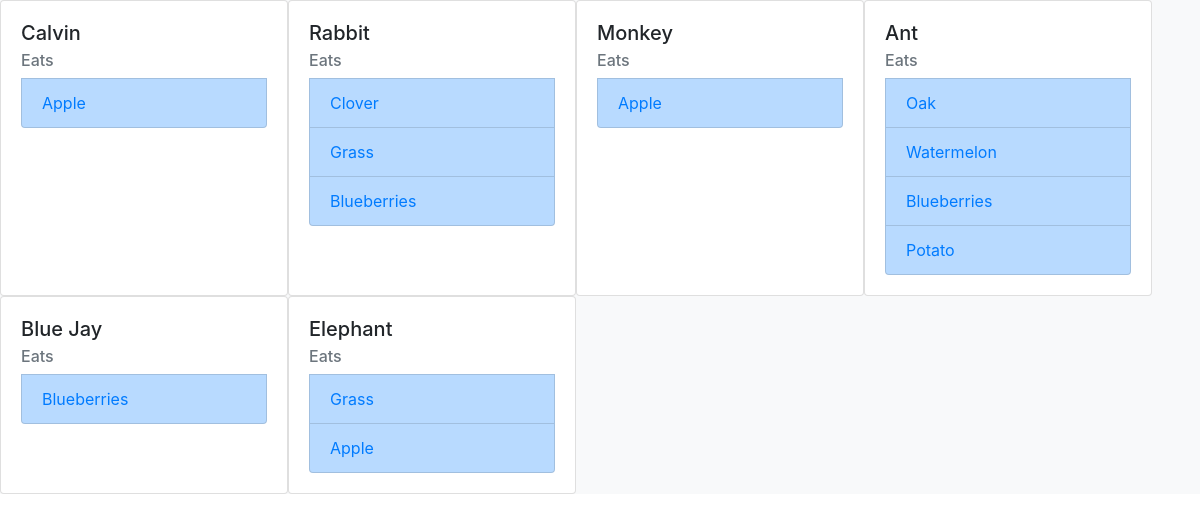
Screenshot of /consumePlant/ with the database file from the repository.
### natureBaseGUI/models.py (models this page shows)
class Animal(models.Model):
    animalId = models.AutoField(primary_key=True)
    diet =  models.CharField(max_length=255)
    name =  models.CharField(max_length=255)
    description =  models.CharField(max_length=255)
    animalType  =  models.CharField(max_length=255)
    def __str__(self):
        return  self.name

class ConsumePlant(models.Model):
    Animal = models.ForeignKey(Animal, on_delete=models.CASCADE)
    Plant = models.ForeignKey(Plant, on_delete=models.CASCADE)
    def __str__(self):
        return str(self.Animal) + " -> " + str(self.Plant)

class Plant(models.Model):
    plantId = models.AutoField(primary_key=True)
    name =  models.CharField(max_length=255)
    scientificName =  models.CharField(max_length=255)
    averageHeight = models.IntegerField()#size 8
    plantDescription =  models.CharField(max_length=255)
    fruitBearing = models.IntegerField()# size 1
    lightRequirement =  models.CharField(max_length=255)
    waterRequirement = models.CharField(max_length=255)
    leafType = models.CharField(max_length=255)
    plantType = models.CharField(max_length=255)
    def __str__(self):
        return self.name

### natureBaseGUI/views.py (the view)
# urls.py: path('consumePlant/',views.showConsumePlant,name='consumePlant'),
def showConsumePlant(request):
    consumers = ConsumePlant.objects.all().values("Animal").distinct()
    displayInfo = []
    for con in consumers:
        consumed = ConsumePlant.objects.filter(Animal=con["Animal"])
        displayInfo.append( (Animal.objects.filter(pk=con["Animal"]).first(),consumed) )
        print("display info")
        print( displayInfo)
    context = {
        'display': displayInfo,
    }
    return render(request, 'consumedPl.html', context)

### natureBaseGUI/templates/consumedPl.html (shortened to what this page needs)
<!DOCTYPE html>
<html lang="en">
<head>
<link rel="stylesheet" href="https://stackpath.bootstrapcdn.com/bootstrap/4.3.1/css/bootstrap.min.css">
</head>
<body>
    <div class="d-flex flex-wrap bg-light">
    {% for con in display %}
    <div class="card" style="width: 18rem;">
        <div class="card-body">
          <h5 class="card-title">{{con.0}}</h5>
          <h6 class="card-subtitle mb-2 text-muted">Eats</h6>
          {% for consumed in con.1 %}
            <li class="list-group-item list-group-item-primary"><a href="../plant/{{consumed.Plant.animalId}}/">{{ consumed.Plant.name }}</a></li>
          {% endfor %}
        </div>
      </div>
    {% endfor %}
</div>
</body>
</html>

### rows the page displays
Animal: name "Calvin"
ConsumePlant: Plant.name "Apple"
Animal: name "Rabbit"
ConsumePlant: Plant.name "Clover"
ConsumePlant: Plant.name "Grass"
ConsumePlant: Plant.name "Blueberries"
Animal: name "Monkey"
ConsumePlant: Plant.name "Apple"
Animal: name "Ant"
ConsumePlant: Plant.name "Oak"
ConsumePlant: Plant.name "Watermelon"
ConsumePlant: Plant.name "Blueberries"
ConsumePlant: Plant.name "Potato"
Animal: name "Blue Jay"
ConsumePlant: Plant.name "Blueberries"
Animal: name "Elephant"
ConsumePlant: Plant.name "Grass"
ConsumePlant: Plant.name "Apple"
